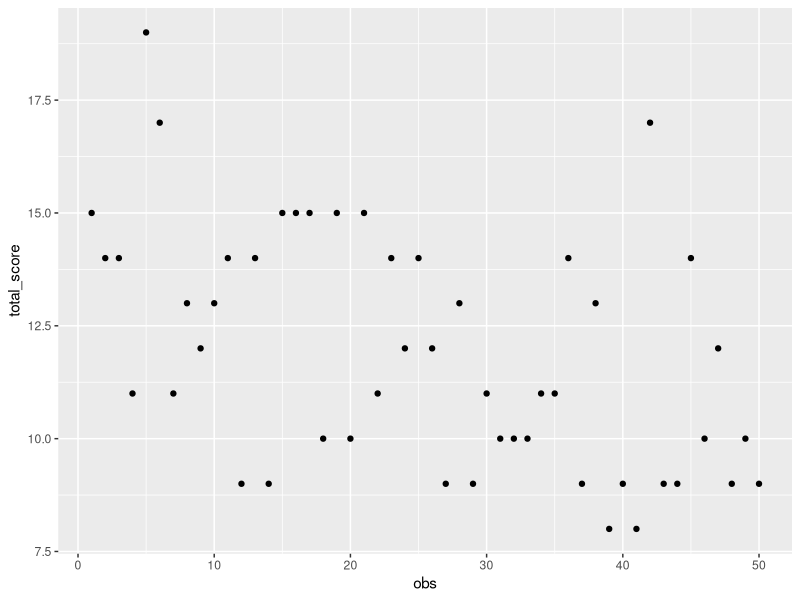

This chart was generated by the following R code:
## ---- chunk 1
set.seed(2)
library(dplyr)
library(tidyr)
library(ggplot2)

# sample size
N <- 25

# simulate "avoidancease", a latent variable with a random scale
attitude = 5*runif(N,0,1)

# simulate latent responses to 9 questions about attitude for baseline
b_gun = .2
e_gun = rnorm(N,0,1)
l_gun = b_gun*attitude+e_gun

b_stl = .3
e_stl = rnorm(N,0,1)
l_stl = b_stl*attitude+e_stl

b_att = .15
e_att = rnorm(N,0,1)
l_att = b_att*attitude+e_att

b_fgt = .7
e_fgt = rnorm(N,0,1)
l_fgt = b_fgt*attitude+e_fgt

b_skip = .25
e_skip = rnorm(N,0,1)
l_skip = b_skip*attitude+e_skip

dat_prep_A <- data_frame(l_gun, l_stl, l_att, l_fgt, l_skip)

# simulate "attitude", a latent variable with a random scale
attitude = runif(N,0,1)
# simulate latent responses to 9 questions about attitude for baseline
b_gun = .2
e_gun = rnorm(N,0,1)
l_gun = b_gun*attitude+e_gun

b_stl = .3
e_stl = rnorm(N,0,1)
l_stl = b_stl*attitude+e_stl

b_att = .15
e_att = rnorm(N,0,1)
l_att = b_att*attitude+e_att

b_fgt = .7
e_fgt = rnorm(N,0,1)
l_fgt = b_fgt*attitude+e_fgt

b_skip = .25
e_skip = rnorm(N,0,1)
l_skip = b_skip*attitude+e_skip

dat_prep_B <- data_frame(l_gun, l_stl, l_att, l_fgt, l_skip)

dat_raw <- bind_rows(dat_prep_A, dat_prep_B) %>%
  mutate_all(cut, breaks = 4, labels = FALSE) %>%
  mutate(obs = 1:50)


dat_raw %>%
  gather(key = item, value = score, -obs) %>%
  group_by(obs) %>%
  summarise(total_score = sum(score)) %>%
  ggplot(aes(x = obs, y = total_score)) +
    geom_point()


